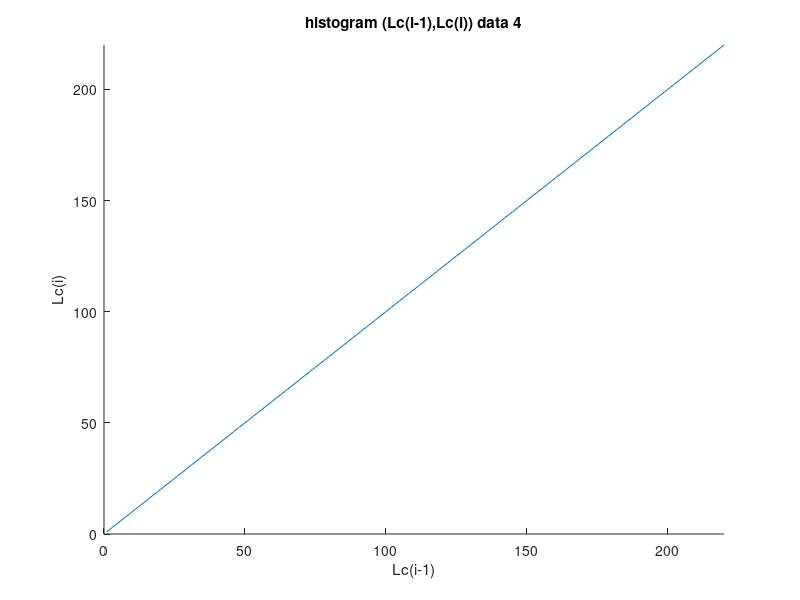

The MATLAB source for this figure: (Note: this script raises an error after producing the figure.)
addpath('functions')
addpath('functions_ransac')

xlimits = [-10, 150];
ylimits = [-250, 50];

figure
hold on
title('histogram (Lc(i-1),Lc(i)) data 4')
xlim([0,220])
ylim([0,220])
xlabel('Lc(i-1)')
ylabel('Lc(i)')
plot(1:220,1:220)%diagonal

colors = get(gca, 'colororder');

directory = 'data/MAT_clean/data_4/';
filenumbers = 136:271;
maxLcs = 1000;
LcFirsts = zeros(1,maxLcs);
LcSeconds = zeros(1,maxLcs);

i=1;
for filenumber = filenumbers
        filename = strcat(directory,'curve_',int2str(filenumber),'.mat')
        load(filename);
        [Lc, ~, ~, ~, ~] = LSQ_fit_fd(dist,force);
%         [Lc, ~] = RANSAC_fit_fd(dist,force);
        for i=1:length(Lc)-1
            plot(Lc(i),Lc(i+1),'.','Color',colors(mod(i, 7)+1,:));
        end
%         LcFirsts(i:i+length(Lc)-2) = Lc(1:end-1);
%         LcSeconds(i:i+length(Lc)-2) = Lc(2:end);
%         i = i + length(Lc)-1;
end
% LcFirsts = LcFirsts(1:i-1);
% LcSeconds = LcSeconds(1:i-1);
% plot(LcFirsts,LcSeconds,'.')



% n = 50;
% m = 50;
% A = sparse(n*m,n*m); % adjacency matrix
% posY = linspace(0,220,n);
% posX = linspace(0,220,m);
% sigma = [5,0;0,3];%TO CHANGE!
% 
% 
% % vertical links
% for j = 1:m
%     for i = j+1:n
%         mu = [posX(j); posY(i)];
%         
%         A(j+n*(j-1),i+n*(j-1)) = MAX - sum(normpdf([LcFirsts;LcSeconds],mu,sigma));%weight inversely prop to node density
%     end
% end
% % horizontal links
% for i = 1:n
%     for j = 1:i-1
%         A(i+n*(j-1),i+n*(i-1)) = 0;
%     end
% end

